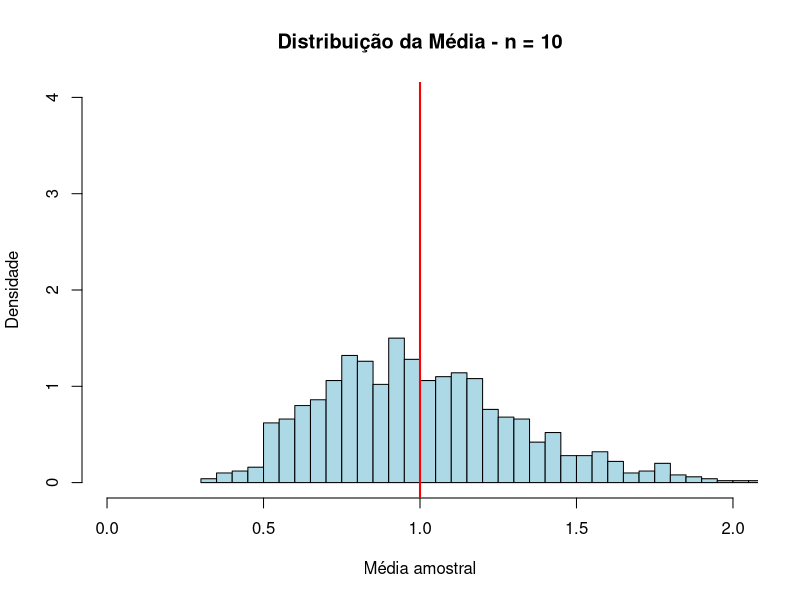
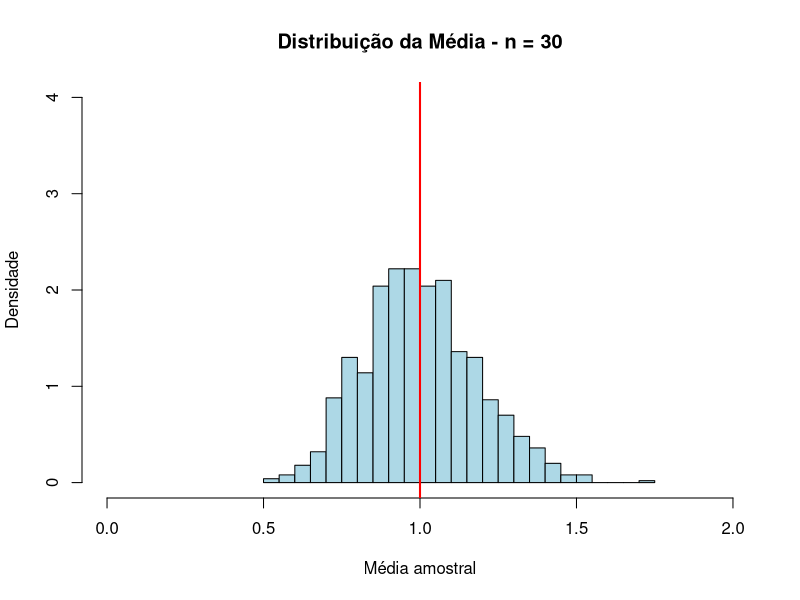
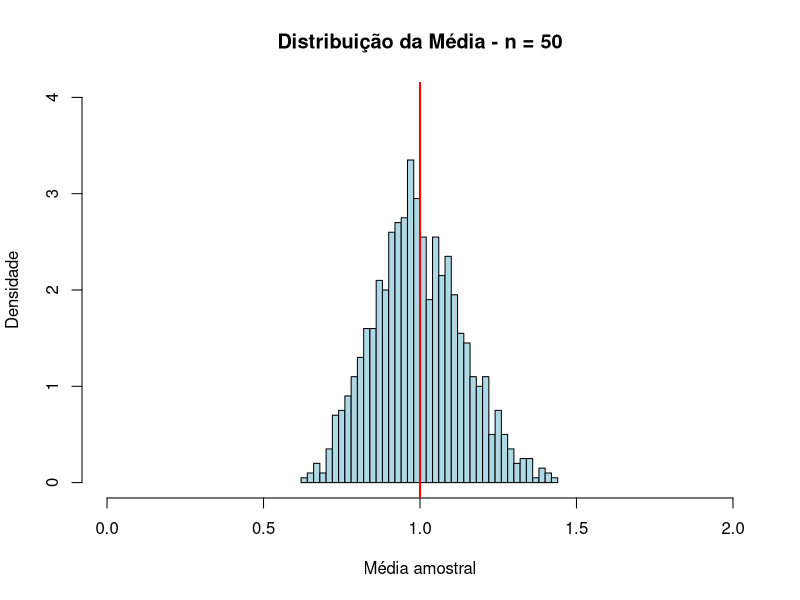
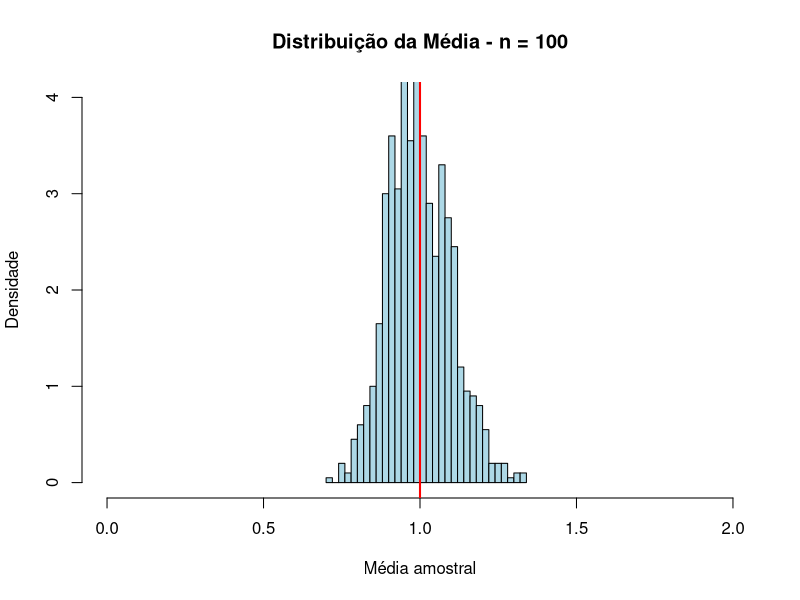

The R script that drew these images, in order:
set.seed(123)

# Parâmetro da Exponencial
lambda <- 1

# Esperança e variância populacional
media_pop <- 1 / lambda
var_pop <- 1 / lambda^2
cat("Média populacional:", round(media_pop, 4), "\n")
cat("Variância populacional:", round(var_pop, 4), "\n")

# Função para simular médias amostrais diretamente da distribuição
simular_medias <- function(n, reps = 1000) {
  replicate(reps, mean(rexp(n, rate = lambda)))
}

# Tamanhos amostrais
n_vals <- c(10, 30, 50, 100)
resultados <- data.frame(
  n = n_vals,
  media = NA,
  variancia = NA,
  P_menor_0_5 = NA,
  P_entre_0_5_0_9 = NA
)

# Limite fixo para o eixo x
limites_x <- c(0, 2)

# Loop
for (i in seq_along(n_vals)) {
  n <- n_vals[i]
  medias <- simular_medias(n)
  
  resultados$media[i] <- mean(medias)
  resultados$variancia[i] <- var(medias)
  resultados$P_menor_0_5[i] <- mean(medias < 0.5)
  resultados$P_entre_0_5_0_9[i] <- mean(medias > 0.5 & medias < 0.9)
  
  pdf(paste0("hist_exp_n", n, ".pdf"), width = 5, height = 4)
  hist(medias, probability = TRUE, breaks = 30,
       main = paste("Distribuição da Média - n =", n),
       xlab = "Média amostral", ylab = "Densidade",
       ylim = c(0, 4),
       col = "lightblue", xlim = limites_x)
  abline(v = media_pop, col = "red", lwd = 2)
  dev.off()
}

print(resultados)
